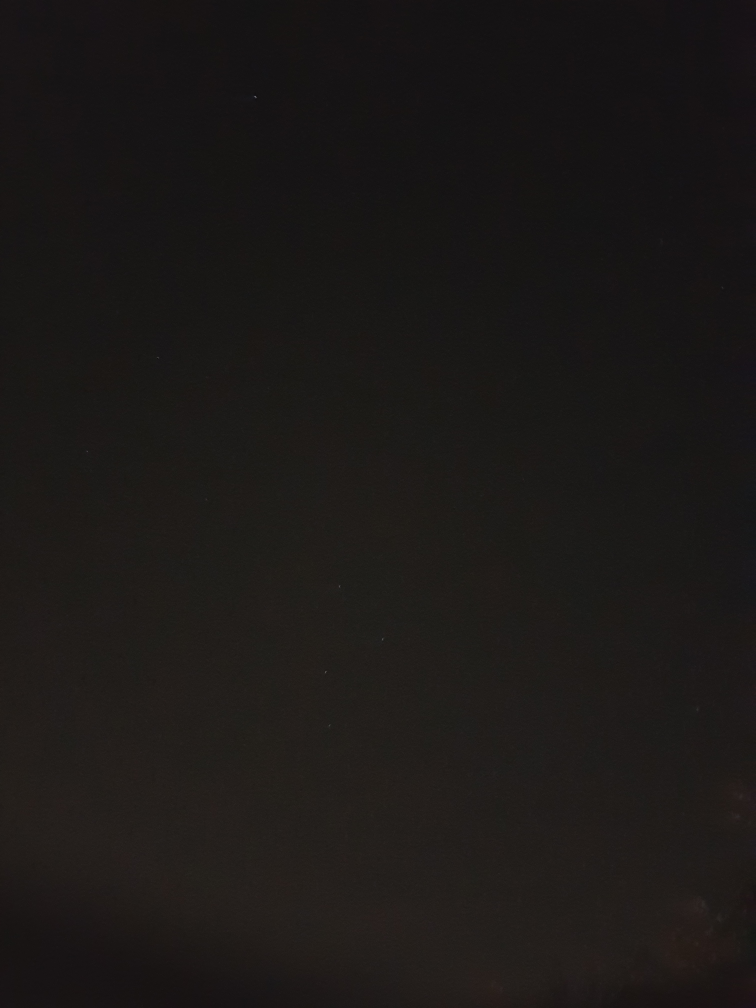
#> input picture pic3.jpg, 3024 x 4032 px (shown at 1/4 size)
$ python starDetector.py   (older library calls are emulated)
#> lines starting #> are read from the running program, lines starting #| are printed output that depends on the picture; after the words box and inside, x2 and y2 are one past the last pixel; in counts of white or black regions, pixels touching at a corner belong together; long printed decimals are rounded
import numpy as np
import argparse
import cv2
import math


# [5 lines of commented-out code are left out]


def takeRadius(elem):
    return float(elem[2])


def takeX(elem):
    return float(elem[0])


# file_name='/Users/revital/Downloads/120.png'
file_name = 'pic3.jpg'

file = open("%s_res.txt" % file_name, "w")
image = cv2.imread(file_name)
#> image is the input picture: shape (4032, 3024, 3); mean B, G, R 23.6, 25.2, 28.1
orig = image.copy()
imgheight, imgwidth = image.shape[:2]
#> imgheight = 4032; imgwidth = 3024
# image = image[0:2500,0:4000 ]
# orig = image.copy()
image = cv2.cvtColor(image, cv2.COLOR_BGR2GRAY)
#> image: shape (4032, 3024)
# (minVal, maxVal, minLoc, maxLoc) = cv2.minMaxLoc(gray)
# sobelx = cv2.Sobel(image,cv2.CV_64F,1,0,ksize=11)
# sobelx=sobelx*255
edges = cv2.Canny(image, 70, 100)
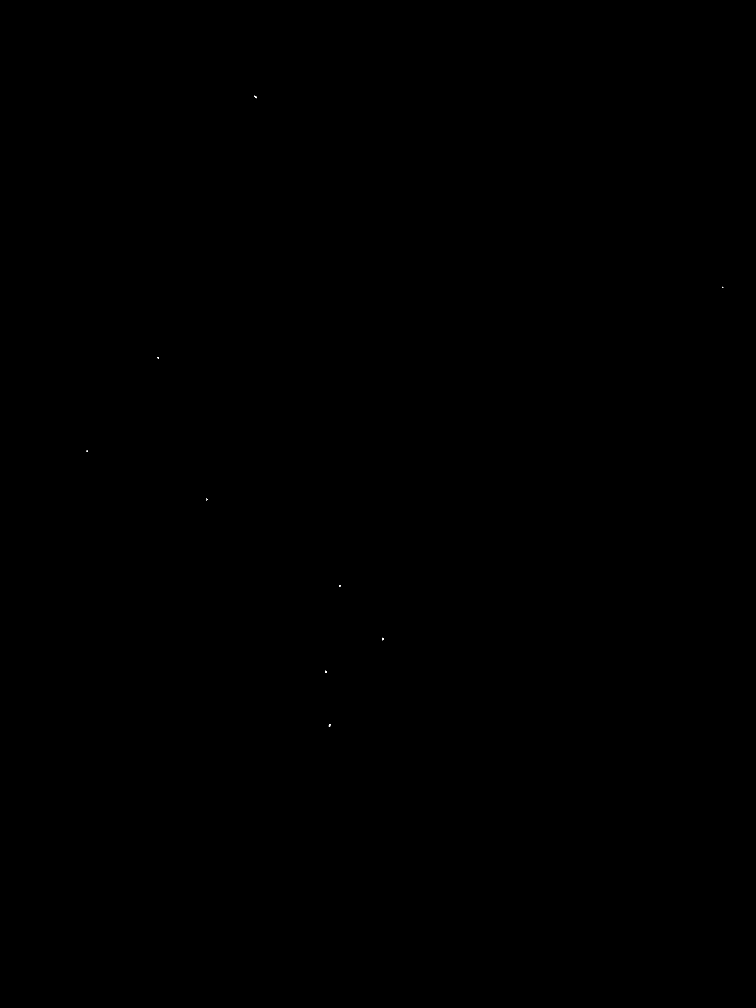
#> edges: shape (4032, 3024) (shown at 1/4 size); 0% white in thin lines or dots, all inside (x1, y1, x2, y2) = (346, 383, 2893, 2907)
print(np.max(edges))
#| 255
print((edges.sum() / 255) / (imgheight * imgwidth))
#| 1.4352770429159318e-05

# print(edges)
# print (edges)
# cv2.circle(edges, maxLoc, 5, (255, 0, 0), 3)
contours, _ = cv2.findContours(edges, cv2.RETR_TREE, cv2.CHAIN_APPROX_SIMPLE)
#> contours = 11 contours, 10 with area under 20; largest, box (x1, y1, x2, y2) and area: (1301, 2683, 1306, 2692) 24
# print (contours)
contour_list = []
# print (contours)
# 0area = cv2.contourArea(contours[0])
res = []
for contour in contours:
    # approx = cv2.approxPolyDP(contour,0.01*cv2.arcLength(contour,True),True)
    # print("in for")
    area = cv2.contourArea(contour)
    # print(area)
    (x, y), radius = cv2.minEnclosingCircle(contour)

    center = (int(x), int(y))
    radius = int(radius)
    xint = center[0]
    yint = center[1]
    x = str(x)
    y = str(y)
    r = str(radius)

    if 1 < radius < 5:  # (and xint>300 and yint> 300):
        cv2.circle(orig, center, radius + 4, (0, 255, 255), 5)
        res.append([x, y, radius])
#> this loop made 11 passes
#> (area, x, y, radius, xint, yint, r) on pass 2: (23.5, '1302.5', '2687.0', 4, 1302, 2687, '4')
#> after the loop, res = [['1302.5', '2687.0', 4], ['1302.5', '2686.5', 3], ['1530.0', '2555.5', 4], ['1359.0', '2343.428466796875', 3], ['826.0', '1997.0', 3], ['348.3333435058594', '1804.3333740234375', 2], ['632.0', '1431.5', 4], ['2890.5', '1149.0', 2]]
# contour_list.append(contour)
# ret, thresh = cv2.threshold(image,0,255,cv2.THRESH_BINARY+cv2.THRESH_OTSU)
connectivity = 4
# output = cv2.connectedComponentsWithStats(image, connectivity, cv2.CV_32S)
# cv2.drawContours(image, contour_list,  -1, (255,255,0), 1)
# display the results of the naive attempt
cv2.imshow("Naive", orig)
cv2.imwrite("%s_processed.jpg" % file_name, orig)

# res.sort(key=takeRadius,reverse=True )
res.sort(key=takeX, reverse=False)
# cv2.waitKey(0)
counter = 0
final_res = []
print(res)
#| [['348.333', '1804.333', 2], ['632.0', '1431.5', 4], ['826.0', '1997.0', 3], ['1302.5', '2687.0', 4], ['1302.5', '2686.5', 3], ['1359.0', '2343.428', 3], ['1530.0', '2555.5', 4], ['2890.5', '1149.0', 2]]
file.write("%s ,%s ,%s \n" % (res[0][0], res[0][1], res[0][2]))
final_res.append([float(res[0][0]), float(res[0][1])])
for i in range(1, len(res)):
    if counter < 10 and math.fabs(float(res[i][0]) - float(res[i - 1][0])) > 10:
        file.write("%s ,%s ,%s \n" % (res[i][0], res[i][1], res[i][2]))
        final_res.append([float(res[i][0]), float(res[i][1])])
        counter = counter + 1
#> this loop made 7 passes
#> after the loop, counter = 6; final_res = [[348.3, 1804.3], [632, 1431.5], [826, 1997], [1302.5, 2687], [1359, 2343.4], [1530, 2555.5], [2890.5, 1149]]

        # file.write(t)
    # file.write('\n')
file.close()

for i in range(len(final_res)):
    for j in range(i + 1, len(final_res)):
        x = final_res[i][0] - final_res[j][0]
        y = final_res[i][1] - final_res[j][1]
        d = math.sqrt(x * x + y * y)
        print(str(d))
